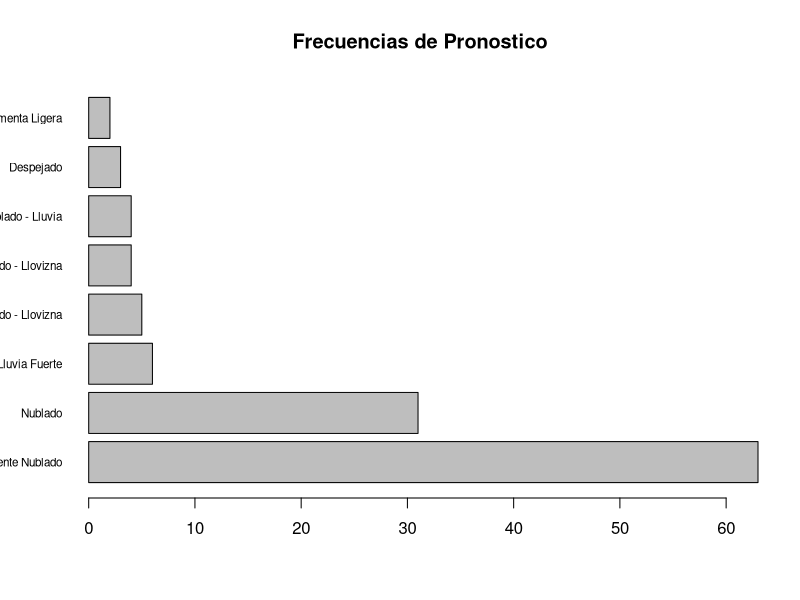
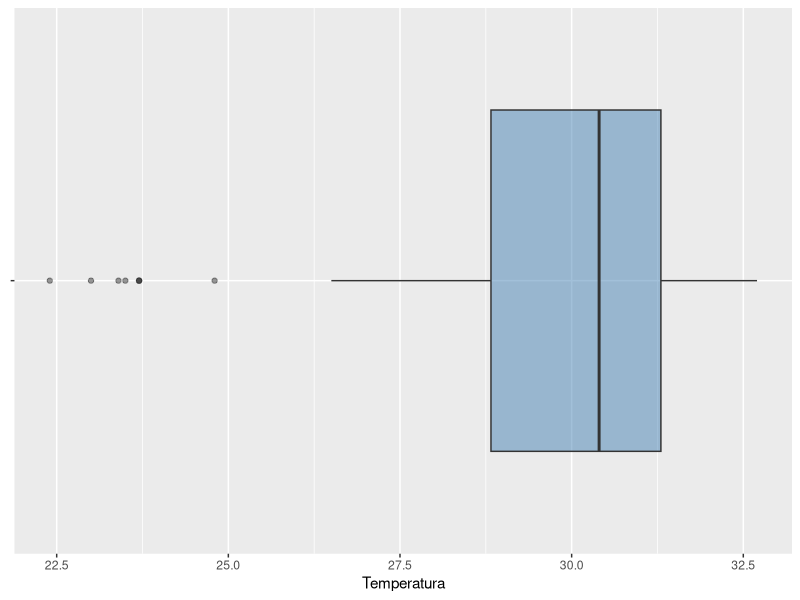
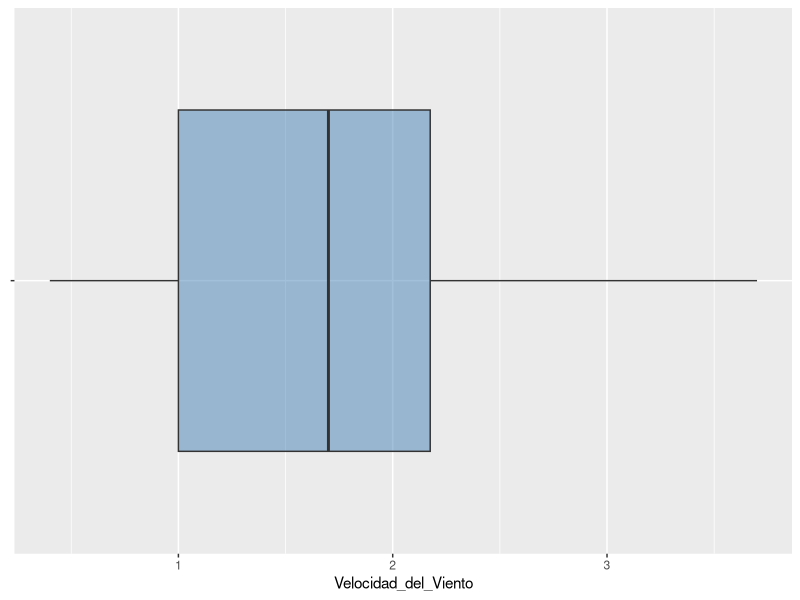
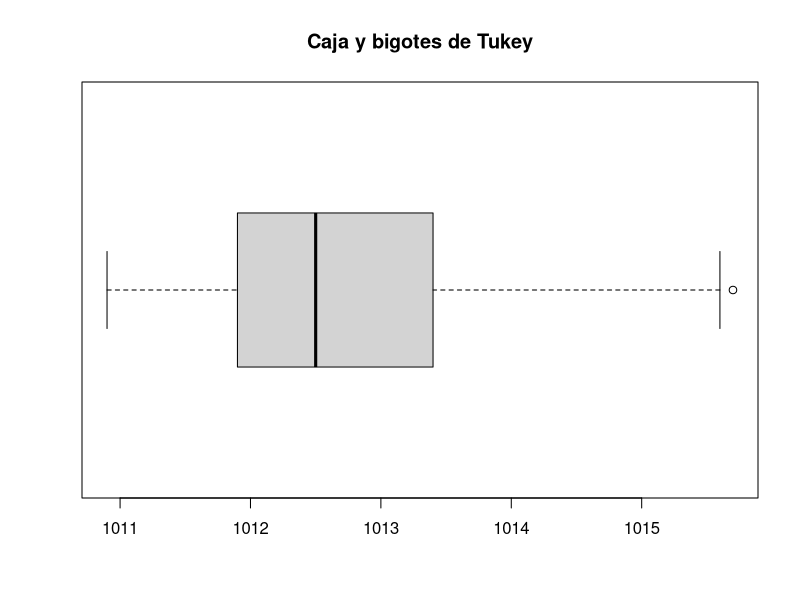
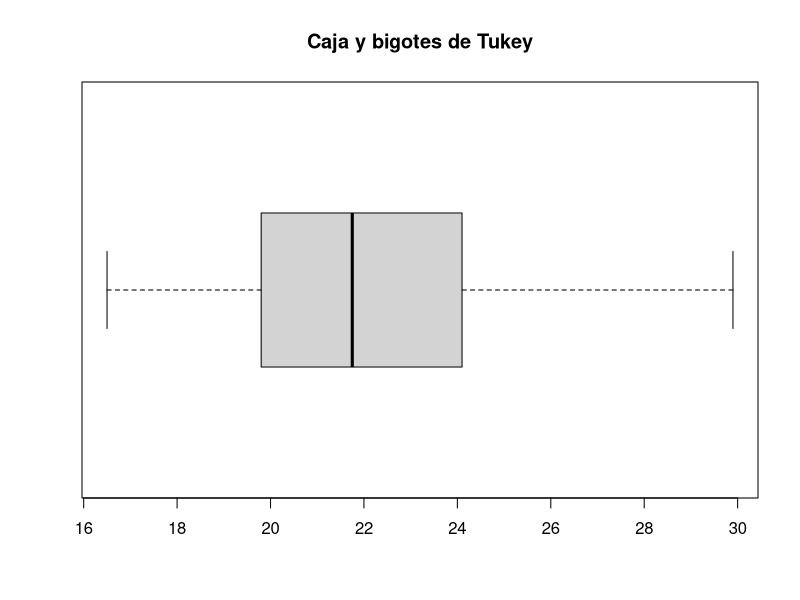
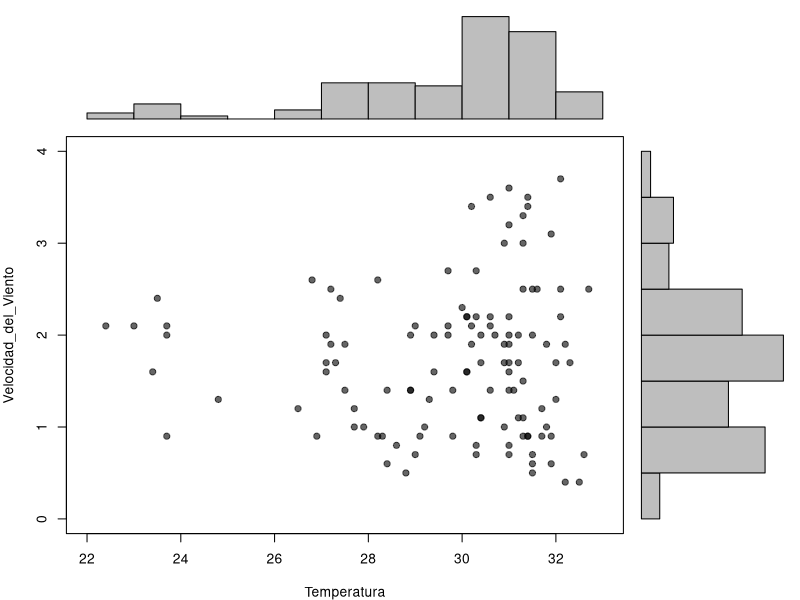
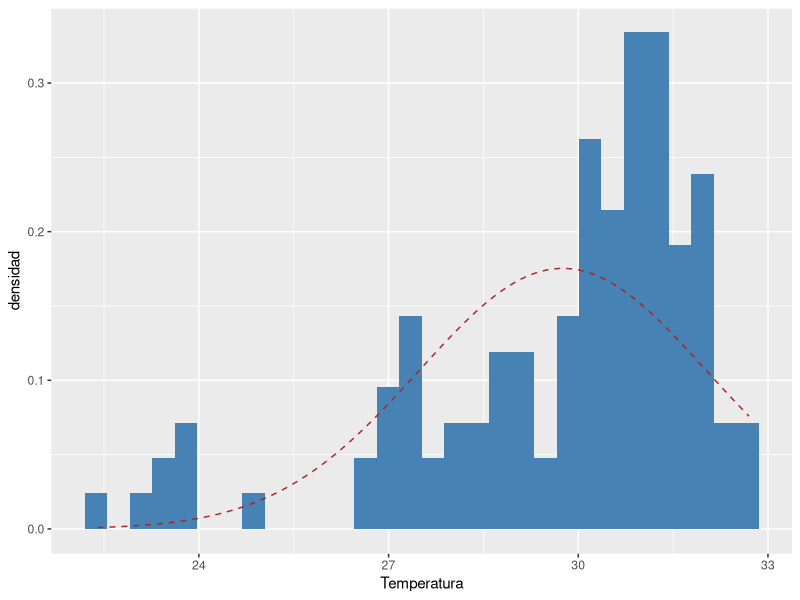
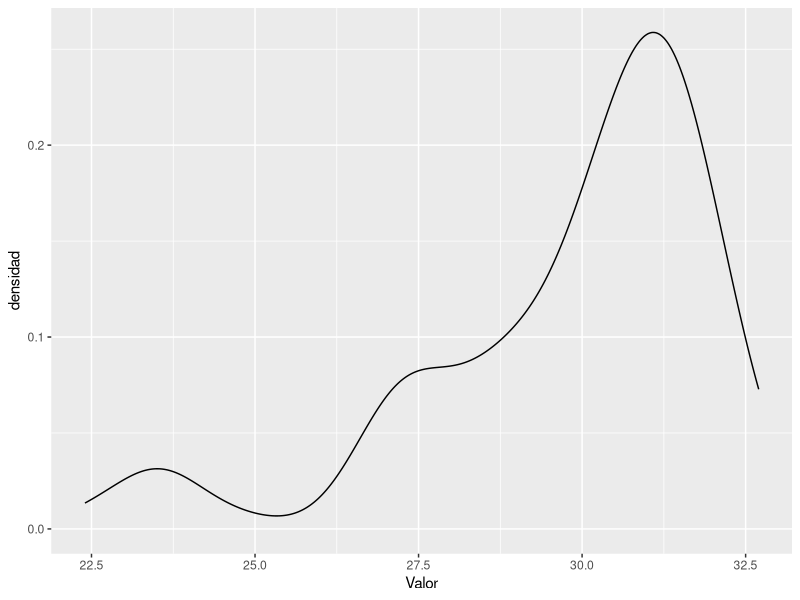

Generate these figures, in order, with R:
## ---- chunk 1
knitr::opts_chunk$set(echo = TRUE, warning = FALSE, message = FALSE)
library(ggplot2)
## ---- chunk 2
# ORI.csv es la base del Taller 01 (IDEAM). Ponerlo al lado del cuaderno.
# La copia que reparte el curso viene en ISO-8859-1; si la tuya ya está en
# UTF-8 (la de data/ del repo lo está), quitá el fileEncoding.
datos <- read.csv("../../../data/ORI.csv", sep = ";", dec = ".",
                  fileEncoding = "latin1", stringsAsFactors = FALSE)
names(datos) <- trimws(names(datos))
## ---- chunk 3
datos <- datos[datos$Hora %in% c("12:00"), ]
## ---- chunk 4
# f1.fuente.vista_previa
cat("Dimensiones:", nrow(datos), "filas x", ncol(datos), "columnas\n")
utils::head(datos, 10)
## ---- chunk 5
# f1.balanceo.frecuencias
tabla <- sort(table(datos$Pronostico), decreasing = TRUE)
print(cbind(n = tabla, prop = round(prop.table(tabla), 3)))
barplot(tabla, horiz = TRUE, las = 1, cex.names = 0.7,
        main = "Frecuencias de Pronostico")
## ---- chunk 6
# f1.diccionario.tabla
str(datos)
data.frame(columna = names(datos),
           clase_en_R = vapply(datos, function(v) class(v)[1], ""),
           distintos = vapply(datos, function(v) length(unique(v)), 0L),
           row.names = NULL)
## ---- chunk 7
# f1.analisis.boxplot
ggplot(datos, aes(x = "", y = Temperatura)) +
  geom_boxplot(fill = "steelblue", alpha = 0.5) +
  coord_flip() + labs(x = NULL)
## ---- chunk 8
# f1.analisis.boxplot
ggplot(datos, aes(x = "", y = Velocidad_del_Viento)) +
  geom_boxplot(fill = "steelblue", alpha = 0.5) +
  coord_flip() + labs(x = NULL)
## ---- chunk 9
# f1.calidad.atipicos
x <- datos$Presion
cuartiles <- quantile(x, c(0.25, 0.75), na.rm = TRUE)
limites <- c(cuartiles[1] - 1.5 * IQR(x, na.rm = TRUE),
             cuartiles[2] + 1.5 * IQR(x, na.rm = TRUE))
atipicos <- x[x < limites[1] | x > limites[2]]
cat("Atípicos por IQR (Tukey):", length(atipicos),
    "de", length(x), "\n")
print(round(limites, 2))
boxplot(x, horizontal = TRUE, main = "Caja y bigotes de Tukey")
## ---- chunk 10
# f1.calidad.atipicos
x <- datos$Punto_de_Rocio
cuartiles <- quantile(x, c(0.25, 0.75), na.rm = TRUE)
limites <- c(cuartiles[1] - 1.5 * IQR(x, na.rm = TRUE),
             cuartiles[2] + 1.5 * IQR(x, na.rm = TRUE))
atipicos <- x[x < limites[1] | x > limites[2]]
cat("Atípicos por IQR (Tukey):", length(atipicos),
    "de", length(x), "\n")
print(round(limites, 2))
boxplot(x, horizontal = TRUE, main = "Caja y bigotes de Tukey")
## ---- chunk 11
# f1.analisis.dispersion
completos <- complete.cases(datos[, c("Temperatura", "Velocidad_del_Viento")])
x <- datos$Temperatura[completos]; y <- datos$Velocidad_del_Viento[completos]
hx <- hist(x, plot = FALSE); hy <- hist(y, plot = FALSE)
layout(matrix(c(2, 0, 1, 3), 2, 2, byrow = TRUE),
       widths = c(4, 1), heights = c(1, 4))
par(mar = c(4, 4, 1, 1))
plot(x, y, pch = 19, col = "#00000099", xlab = "Temperatura", ylab = "Velocidad_del_Viento",
     xlim = range(hx$breaks), ylim = range(hy$breaks))
par(mar = c(0, 4, 1, 1))
barplot(hx$counts, axes = FALSE, space = 0)
par(mar = c(4, 0, 1, 1))
barplot(hy$counts, axes = FALSE, space = 0, horiz = TRUE)
layout(1)
cat("Pearson:   ", cor(datos$Temperatura, datos$Velocidad_del_Viento, use = "complete.obs"), "\n")
cat("Covarianza:", cov(datos$Temperatura, datos$Velocidad_del_Viento, use = "complete.obs"), "\n")
## ---- chunk 12
# f1.analisis.histograma
ggplot(datos, aes(x = Temperatura)) +
  geom_histogram(aes(y = after_stat(density)),
                 bins = 30, fill = "steelblue") +
  stat_function(fun = dnorm, args = list(mean = mean(datos$Temperatura, na.rm = TRUE), sd = sd(datos$Temperatura, na.rm = TRUE)), color = "firebrick", linetype = "dashed") +
  labs(x = "Temperatura", y = "densidad")
## ---- chunk 13
# f1.analisis.densidad
ggplot(datos, aes(x = Temperatura)) +
  geom_density() +
  labs(x = "Valor", y = "densidad")
## ---- chunk 14
# f1.analisis.qq_normal_datos
x <- datos$Temperatura
qqnorm(x, main = "Q-Q normal")
qqline(x, col = "firebrick")
cat("Shapiro-Wilk:\n"); print(shapiro.test(x))
## ---- chunk 15
# f1.analisis.histograma
ggplot(datos, aes(x = Presion)) +
  geom_histogram(aes(y = after_stat(density)),
                 bins = 30, fill = "steelblue") +
  labs(x = "Presion", y = "densidad")
## ---- chunk 16
# f1.analisis.densidad
ggplot(datos, aes(x = Presion)) +
  geom_density() +
  labs(x = "Valor", y = "densidad")
## ---- chunk 17
# f1.analisis.densidad
ggplot(datos, aes(x = Velocidad_del_Viento)) +
  geom_density() +
  stat_function(fun = dnorm, args = list(mean = mean(datos$Velocidad_del_Viento, na.rm = TRUE), sd = sd(datos$Velocidad_del_Viento, na.rm = TRUE)), color = "firebrick", linetype = "dashed") +
  labs(x = "Valor", y = "densidad")
